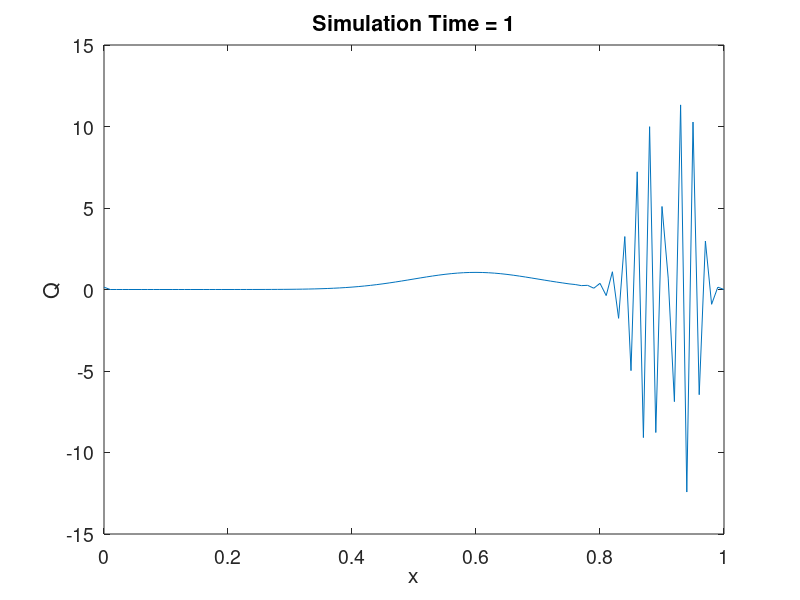

The MATLAB script that drew this image:
% explicit linear advection code 1-D

x = linspace(0,1,101); % create a computational grid between 0 and 1 with 100 grid points
% alternatively you can do this: dx = 0.01; x = 0:dx:100
dx = x(2)-x(1);
Ni = length(x);

u0 = -0.1; % advection speed;
sigma = 0.15;
Q = exp(-(x-0.5).^2/sigma^2); % initial profile of Q
% Q = x*0;
% Q(abs(x-0.5)<0.1)=1;
Q_init = Q; % save the initial profile for the final plot

% impose boundary conditions here - periodic
Q(1) = Q(Ni-1);
Q(Ni) = Q(2);

dt = 0.005; % FIXME: time step should follow wave propagation
Time = 0; % keep track on the time step

figure('position',[442   668   988   280]) % create a blank figure to show the advection results

for n=1:200 % the time stepping loop - let's try advect 200 steps maximum

    Time = Time + dt; % the current time
    
    for i=2:Ni-1 % index stops at Ni-1 because we need i+1
        Q(i) = Q(i) + u0*dt/dx.*(Q(i+1)-Q(i)); % our first forward-difference scheme!
    end
    
    % This is called a periodic boundary condition
    Q(1) = Q(Ni-1);
    Q(Ni) = Q(2);
    
    % plot the Q profile as a function of x
    if(mod(n,5)==0) % only plot every 5 steps
        plot(x,Q);
        xlabel('x'),ylabel('Q'),title(['Simulation Time = ',num2str(Time)]);
        set(gca,'fontsize',14); % make the font better for visualization
        pause(0.1)
    end
    
    if(Time > 1)
        break; % stop the time-loop if simulation time reaches 1
    end
    
end